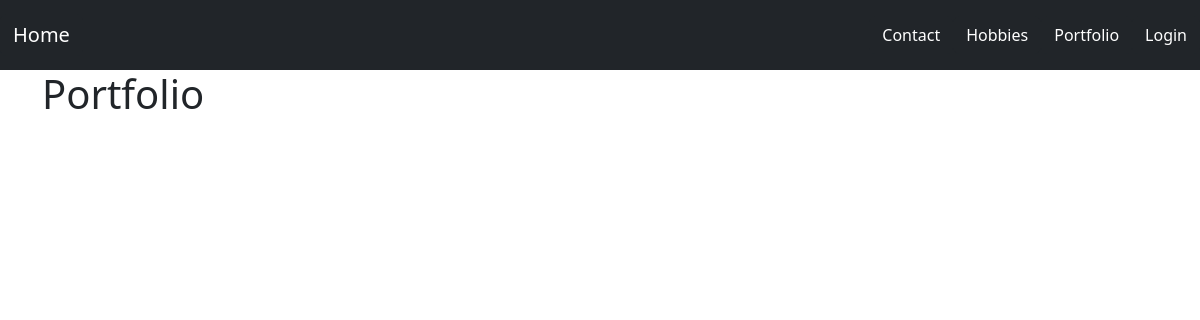
/aboutMe/portfolio/, run on an earlier commit of the app's database.
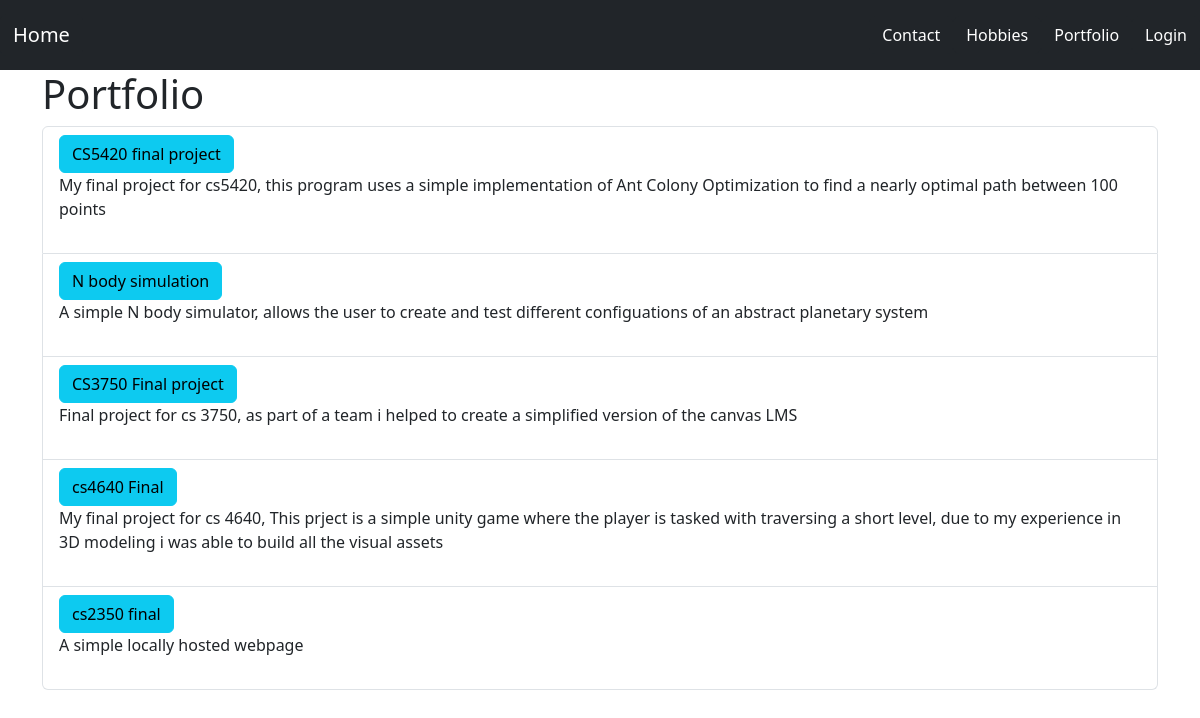
And on a later commit of the database.
### aboutMe/models.py (models this page shows, shortened)
class Portfolio(models.Model):
    name = models.CharField(max_length=200)
    desc = models.CharField(max_length=200)
    img = models.CharField(max_length=500, default="https://steamuserimages-a.akamaihd.net/ugc/106232967022720363/48DED32DECDB08B6A6377E2AC750277BCF2330A0/")

### aboutMe/views.py (the view)
# urls.py: path("portfolio/", views.portfolio, name="portfolio"),
def portfolio(request):
    item_list = Portfolio.objects.all()
    context = {"item_list":item_list,}
    return render(request, "PortfolioDatabase/portfolio.html",context)

### aboutMe/templates/PortfolioDatabase/portfolio.html (shortened to what this page needs)
{% extends "PortfolioDatabase/navbar.html" %}
    {% block body %}
    <div class="container">
        <h1>Portfolio</h1>
        <ul class="list-group">
            {% for item in item_list %}
            <li class="list-group-item">
                <div>
                    <a href="{% url 'portfolioDetails' item.id %}" class="btn btn-info">{{ item.name }}</a>
                    <br />
                    {{ item.desc }}
                </div>
                <br />
            </li>
            {% endfor %}
        </ul>
    </div>
    {% endblock %}

### aboutMe/templates/PortfolioDatabase/navbar.html (shortened to what this page needs)
<!DOCTYPE html>
<html lang="en">
<head>
    <link href="https://cdn.jsdelivr.net/npm/bootstrap@5.3.0/dist/css/bootstrap.min.css" rel="stylesheet">
</head>
<body>
    <nav class="navbar navbar-dark bg-dark">
        <a href="{% url 'home' %}" class="navbar-brand btn btn-dark">Home</a>
        <div class="navbar">
            <a href="{% url 'contact' %}" class="btn btn-dark">Contact</a>
            <a href="{% url 'hobbies' %}" class="btn btn-dark">Hobbies</a>
            <a href="{% url 'portfolio' %}" class="btn btn-dark">Portfolio</a>
            {% if user.is_authenticated %}
             <a href="{% url 'logout' %}" class="btn btn-dark">Logout</a>
            {% else %}
                <a href="{% url 'login' %}" class="btn btn-dark">Login</a>
            {% endif %}
        </div>
    </nav>
    {% block body %}
    {% endblock %}
</body>
</html>

What changed in the data, as far as the page shows it:
added Portfolio: name "CS5420 final project", desc "My final project for cs5420, this program uses a simple implementation of Ant Colony Optimization to find a nearly optimal path between 100 points"
added Portfolio: name "N body simulation", desc "A simple N body simulator, allows the user to create and test different configuations of an abstract planetary system"
added Portfolio: name "CS3750 Final project", desc "Final project for cs 3750, as part of a team i helped to create a simplified version of the canvas LMS"
added Portfolio: name "cs4640 Final", desc "My final project for cs 4640, This prject is a simple unity game where the player is tasked with traversing a short level, due to my experience in 3D modeling i was able to build all the visual assets"
added Portfolio: name "cs2350 final", desc "A simple locally hosted webpage"
